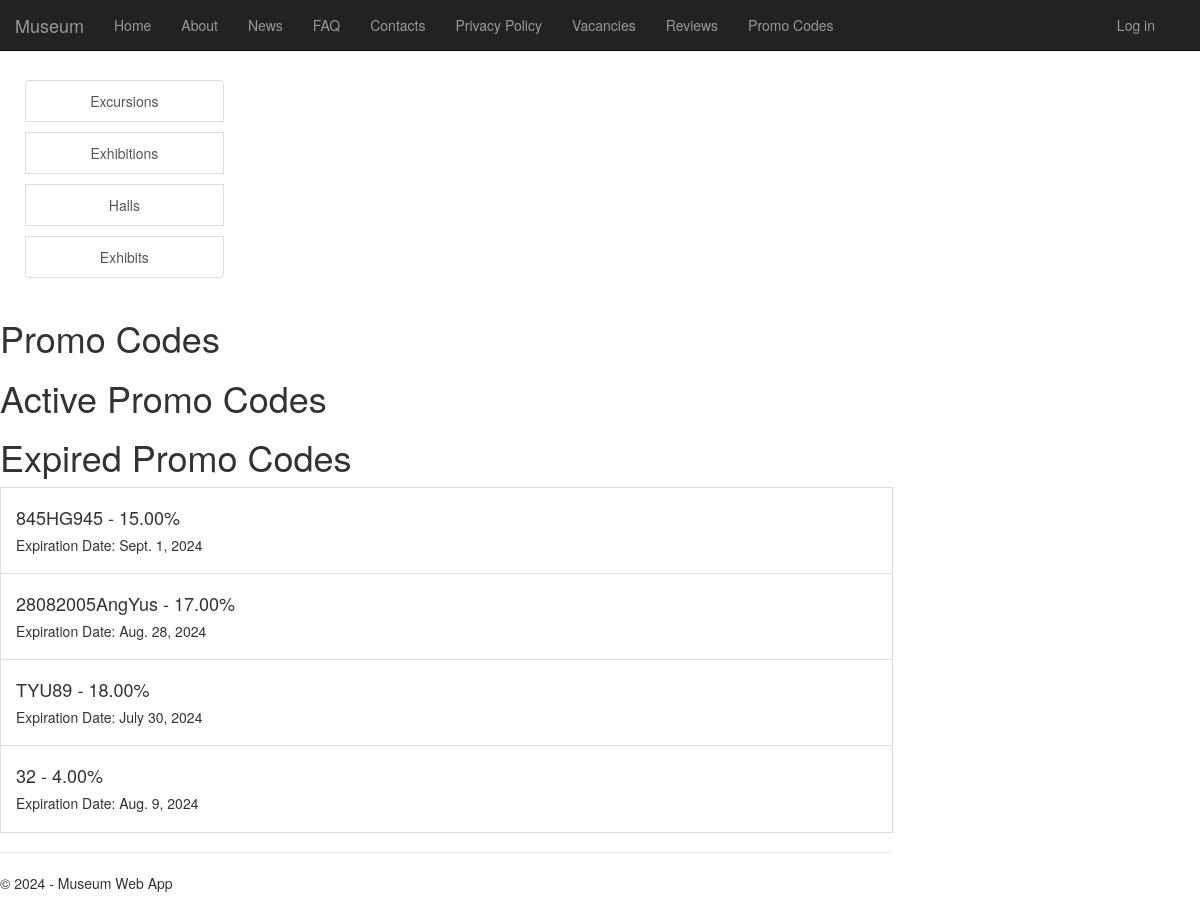
Before: /promo_codes/ with the older database file.
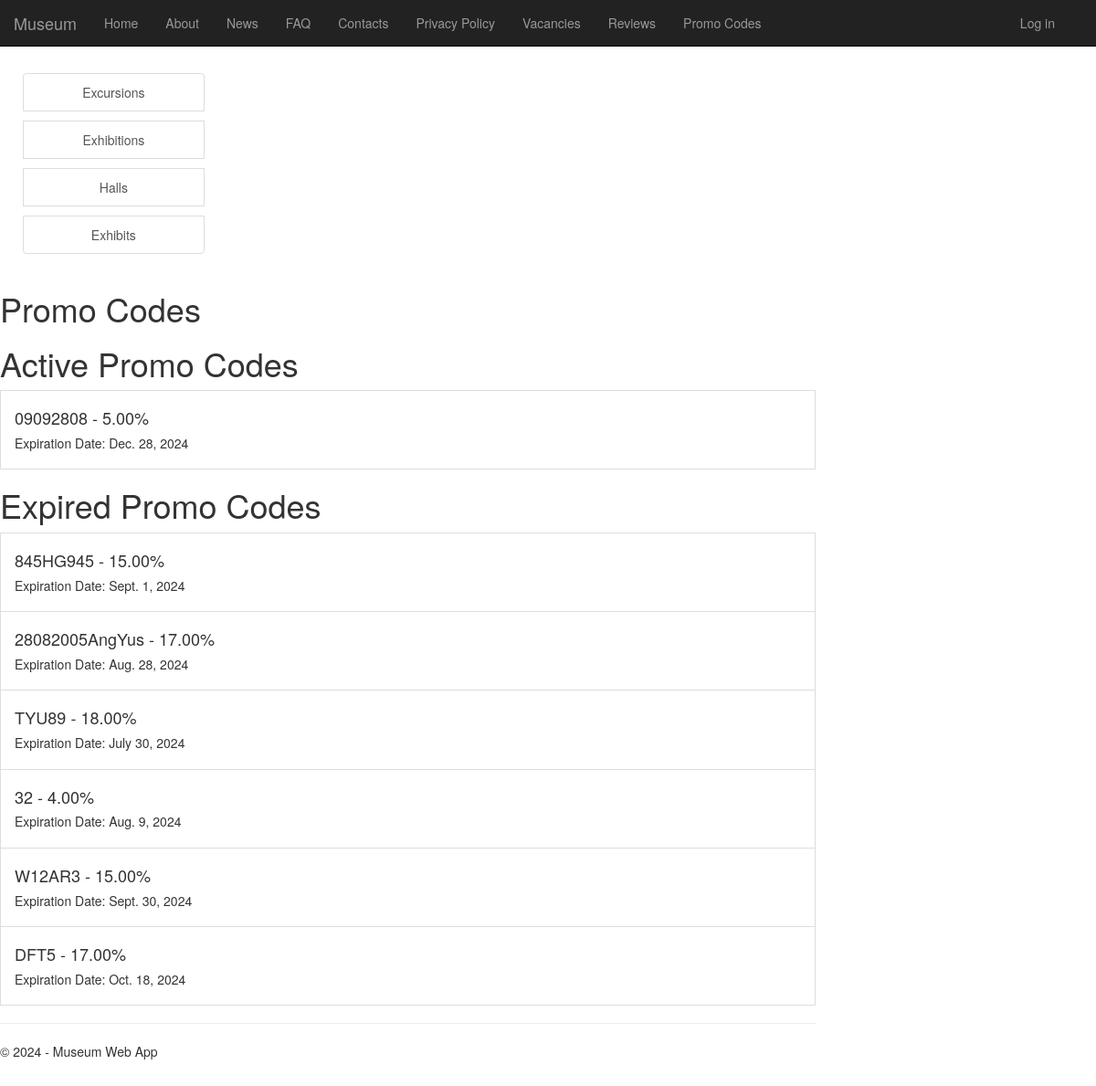
After: the same page with the newer database file.
### app/models.py (models this page shows, shortened)
class PromoCode(models.Model):
    code = models.CharField(max_length=50)
    discount = models.DecimalField(max_digits=5, decimal_places=2)
    expiration_date = models.DateField()
    is_active = models.BooleanField(default=True)

### app/views.py (the view)
# urls.py: re_path(r'^promo_codes/$', views.promo_codes, name='promo_codes'),
def promo_codes(request):
    all_promo_codes = PromoCode.objects.all()
    today = timezone.now().date()
    if request.user.is_authenticated:
        try:
           employee = Employee.objects.get(user=request.user)
           is_employee = True
        except Employee.DoesNotExist:
           employee = None
           is_employee = False
    else:
        is_employee = False
    for promo_code in all_promo_codes:
        if promo_code.expiration_date < today:
            if promo_code.is_active:
                promo_code.is_active = False
                promo_code.save()
    active_promo_codes = PromoCode.objects.filter(is_active=True)
    expired_promo_codes = PromoCode.objects.filter(is_active=False)
    assert isinstance(request, HttpRequest)
    return render(
        request,
        'app/promo_codes.html',
        {
            'title':'Promo Codes',
            'active_promo_codes': active_promo_codes,
            'expired_promo_codes': expired_promo_codes,
            'is_employee' : is_employee,
            'year':datetime.now().year,
        }
    )

### app/templates/app/promo_codes.html (shortened to what this page needs)
<!DOCTYPE html>
{% extends "app/layout.html" %}
{% block content %}
<h1 style="margin-bottom: 10px">Promo Codes</h1>
<h1>Active Promo Codes</h1>
    {% for promo_code in active_promo_codes %}
<li class="list-group-item">
    <h4>{{ promo_code.code }} - {{ promo_code.discount }}%</h4>
    <h5>Expiration Date: {{ promo_code.expiration_date }}</h5>
</li>
    {% endfor %}
<h1>Expired Promo Codes</h1>
    {% for promo_code in expired_promo_codes %}
<li class="list-group-item">
    <h4>{{ promo_code.code }} - {{ promo_code.discount }}%</h4>
    <h5>Expiration Date: {{ promo_code.expiration_date }}</h5>
</li>
    {% endfor %}
{% endblock %}

Changed rows visible on the page:
added PromoCode: code "09092808", discount "5.00", expiration_date "Dec. 28, 2024", shown under "Active Promo Codes"
added PromoCode: code "W12AR3", discount "15.00", expiration_date "Sept. 30, 2024", shown under "Expired Promo Codes"
added PromoCode: code "DFT5", discount "17.00", expiration_date "Oct. 18, 2024", shown under "Expired Promo Codes"
